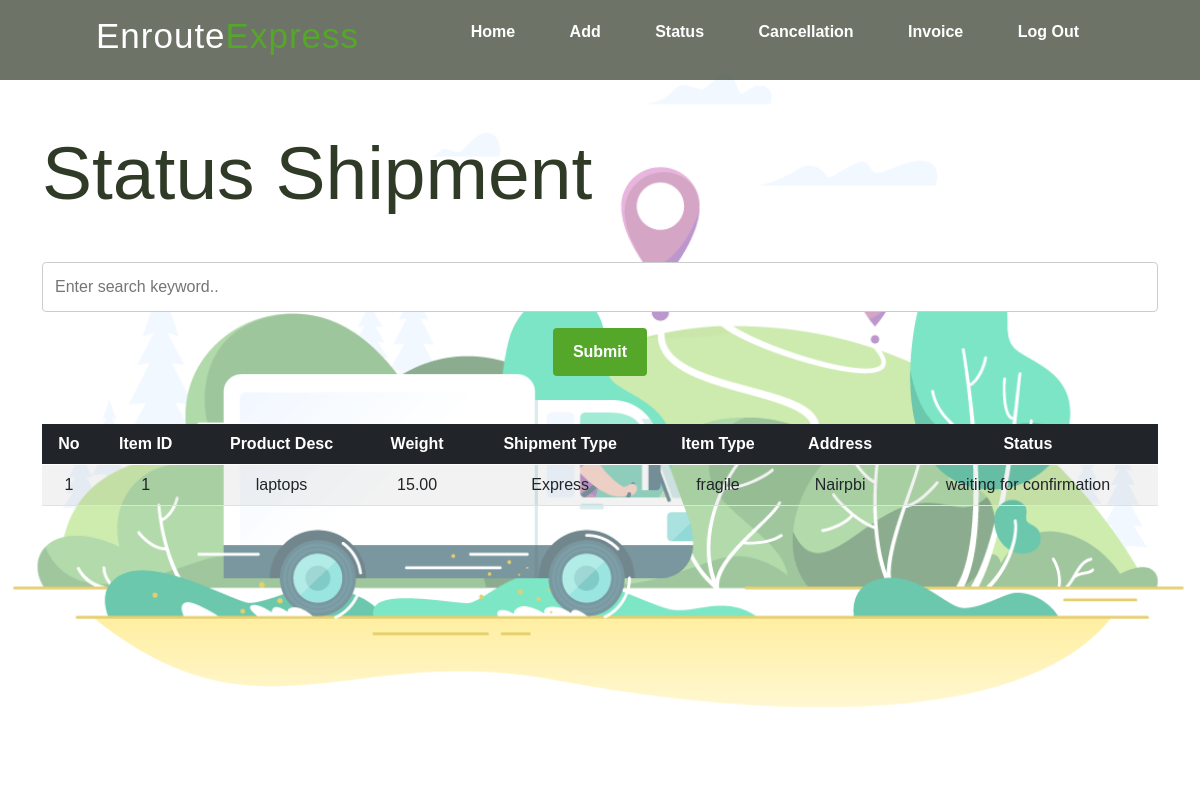
The app's page /statusshipment.php (signed in) with its own data.
### tables this page shows
CREATE TABLE `addshipment` (
  `idaddshipment` int(11) NOT NULL,
  `username` varchar(50) DEFAULT NULL,
  `productdesc` varchar(255) DEFAULT NULL,
  `weight` decimal(10,2) DEFAULT NULL,
  `shipmenttype` varchar(50) DEFAULT NULL,
  `itemtype` varchar(50) DEFAULT NULL,
  `address` varchar(255) DEFAULT NULL,
  `status` varchar(50) DEFAULT NULL,
  `invoice` varchar(50) DEFAULT NULL
);

### functions.php (called while the page is built, shortened)
<?php
$conn = mysqli_connect("localhost:3308", "root", "", "dispatchers");
function query($query)
{
	global $conn;
	$result = mysqli_query($conn, $query);
	$rows = [];
	while ($row = mysqli_fetch_assoc($result)) {
		$rows[] = $row;
	}
	return $rows;
}

### statusshipment.php (the view, shortened to what this page needs)
<?php
require 'functions.php';
$addshipment = query("SELECT * FROM addshipment WHERE username='{$_SESSION['username']}'");
?>
<!DOCTYPE html>
<html>
<head>
    <link href="https://cdn.jsdelivr.net/npm/bootstrap@5.0.0-beta1/dist/css/bootstrap.min.css" rel="stylesheet">
    <link rel="stylesheet" type="text/css" href="css/style1.css">
</head>
<body>
    <div class="hero" id="Home">
        <nav>
            <h2 class="header" id="navbar">Enroute<span>Express</span></h2>
            <ul>
                <li><a href="customer.php">Home </a></li>
                <li><a href="addshipment.php">Add </a></li>
                <li><a href="statusshipment.php">Status</a></li>
                <li><a href="updateshipment.php">Cancellation</a></li>
                <li><a href="invoiceshipment.php">Invoice</a></li>
                <li><a href="logout.php">Log Out</a></li>
            </ul>
        </nav>
        <div class="container mt-5">
            <h1>Status Shipment</h1>
            <form action="" method="post" class="form-cari">
                <input type="text" name="keyword" size="40" class="mt-4" autofocus placeholder="Enter search keyword.." autocomplete="off" id="keyword">
                <button type="submit" name="cari" id="tombol-cari" class="btn btn-primary">Submit</button>
            </form>
            <br>
            <div id="container">
                <table id="data" class="table table-striped table-responsive text-center mt-4" style="width:100%">
                    <thead class="table-dark">
                        <tr>
                            <th>No</th>
                            <th>Item ID</th>
                            <th>Product Desc</th>
                            <th>Weight</th>
                            <th>Shipment Type</th>
                            <th>Item Type</th>
                            <th>Address</th>
                            <th>Status</th>
                        </tr>
                    </thead>
                    <tbody>
                        <?php $i = 1; ?>
                        <?php foreach ($addshipment as $row) : ?>
                            <tr>
                                <td><?= $i; ?></td>
                                <td><?= $row["idaddshipment"]; ?></td>
                                <td><?= $row["productdesc"]; ?></td>
                                <td><?= $row["weight"]; ?></td>
                                <td><?= $row["shipmenttype"]; ?></td>
                                <td><?= $row["itemtype"]; ?></td>
                                <td><?= $row["address"]; ?></td>
                                <td><?= $row["status"]; ?></td>
                            </tr>
                            <?php $i++; ?>
                        <?php endforeach; ?>
                    </tbody>
                </table>
            </div>
        </div>
</body>
</html>

### css/style1.css (style rules this page uses)
* { padding: 0; margin: 0; }
* { padding: 0; margin: 0; font-family: "Josefin Sans", sans-serif; box-sizing: border-box; }
.hero { height: 100vh; width: 100%; background-image: url(/img/hero1.png); background-size: cover; background-position: center; background-attachment: fixed; position: relative; z-index: 2; }
.hero::after { content: ""; width: 100%; height: 100%; position: absolute; top: 0; left: 0; background-color: rgba(255, 255, 255, 0.4); z-index: -1; }
nav { display: flex; align-items: center; justify-content: space-between; padding-top: 10px; padding-bottom: 10px; padding-left: 8%; padding-right: 8%; background-color: rgba(47, 58, 39, 0.7); }
.header { color: white; font-size: 35px; letter-spacing: 1px; cursor: pointer; }
span { color: #54a729; }
nav ul li { list-style-type: none; display: inline-block; padding: 10px 25px; }
nav ul li a { color: white; text-decoration: none; font-weight: bold; text-transform: capitalize; }
html { scroll-behavior: smooth; }
h1 { color: #2f3a27; margin: 20px 0px 20px; font-size: 75px; }
input, textarea { width: 100%; padding: 12px; border: 1px solid #ccc; border-radius: 4px; box-sizing: border-box; margin-top: 6px; margin-bottom: 16px; resize: vertical; }
.btn-primary { background-color: #54a729; color: white; padding: 12px 20px; border: none; font-weight: bold; border-radius: 4px; cursor: pointer; transition: 0.4s; margin: auto; display: block; }

### records on screen
addshipment: idaddshipment "1", productdesc "laptops", weight "15.00", shipmenttype "Express", itemtype "fragile", address "Nairpbi", status "waiting for confirmation"
